Frame 1 (no input): blank canvas, image omitted
Frame 60 (the mouse pressed at the canvas centre just before this capture): blank canvas, image omitted
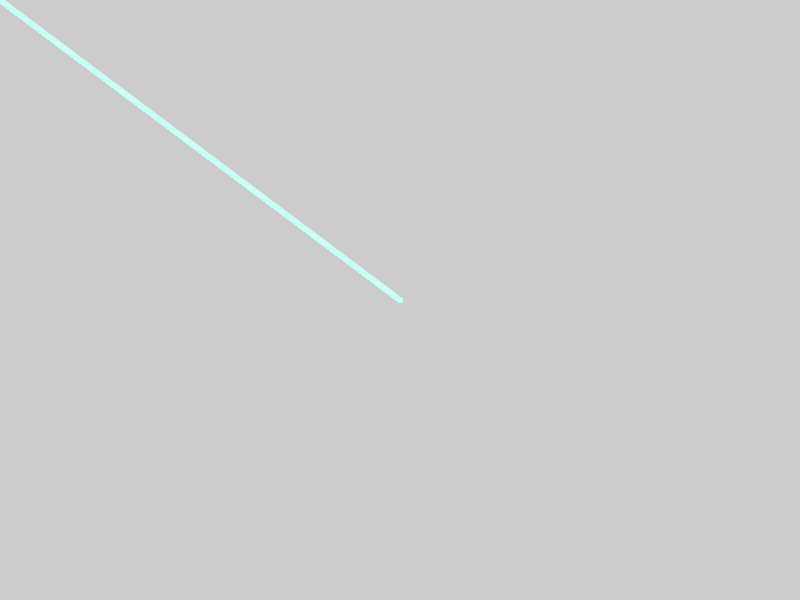
Frame 120 (the mouse held since frame 60 and released just before this capture)

The Processing sketch whose frames 1 and 60 were blank and that drew this single picture after the mouse press (run headless with seeded random() and noise(); from frame 60 on, the mouse is pressed at the canvas centre):

// Processing sketch: mouseLines
// ── mouseLines.pde
int colorValue; 
float theta;

void setup () {
  size(800, 600);
  colorValue=0; //initiaized
  theta=0;
}
void draw () {
//  background (255);
  strokeWeight(5);
  stroke(byteValueForAngle(theta), byteValueForAngle (theta + 1), byteValueForAngle (theta*2));
  line(0, 0, mouseX, mouseY);
  theta+=.005;
}

int byteValueForAngle(float angle) {
  return (int)(128+128*sin(angle));
}
